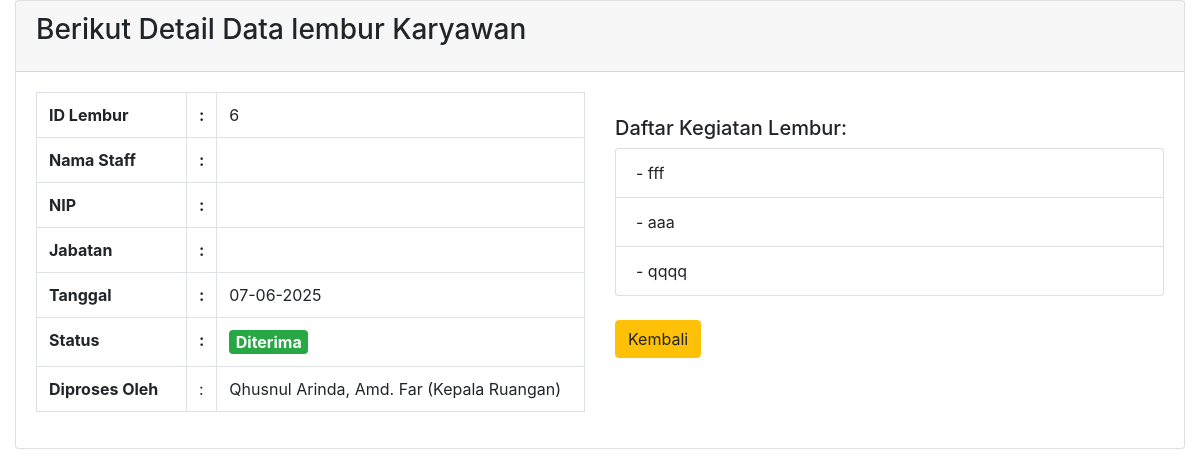
The app's page /staff/unit/lembur/detail.php?id=6, older data.
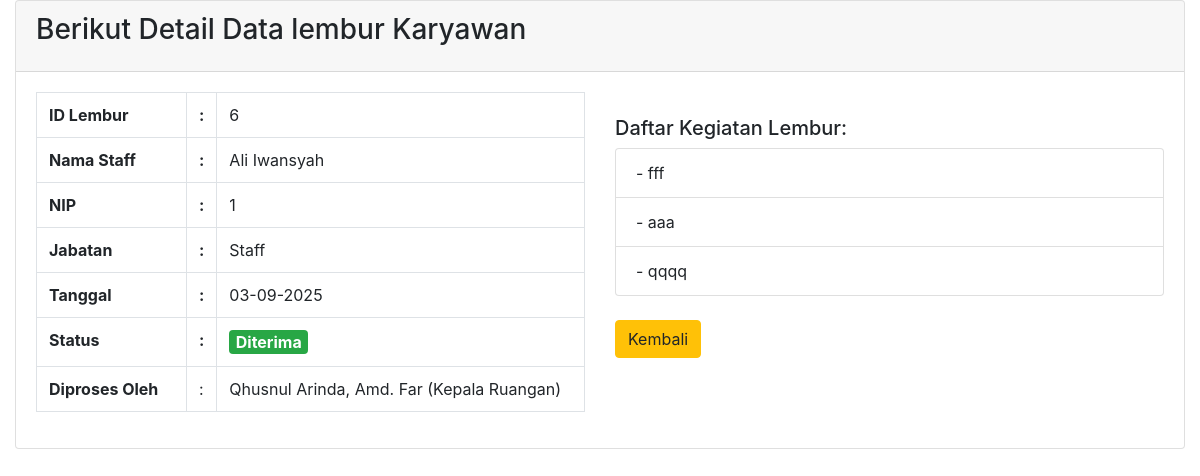
The same page, newer data.
### tables this page shows
CREATE TABLE `tb_lembur` (
  `id_lembur` int(11) NOT NULL,
  `id_staff` int(11) NOT NULL,
  `tanggal_lembur` date NOT NULL,
  `status_lembur` enum('Menunggu','Diterima','Ditolak') DEFAULT 'Menunggu',
  `id_pimpinan` int(11) DEFAULT NULL,
  `waktu_input` timestamp NOT NULL DEFAULT current_timestamp()
);

CREATE TABLE `tb_user` (
  `id_user` int(11) NOT NULL,
  `nip` varchar(30) NOT NULL,
  `username` varchar(50) NOT NULL,
  `password` varchar(255) NOT NULL,
  `nama_lengkap` varchar(100) NOT NULL,
  `email` varchar(100) DEFAULT NULL,
  `no_hp` varchar(20) DEFAULT NULL,
  `role` enum('Kepala Ruangan','Staff') NOT NULL,
  `foto` varchar(255) DEFAULT NULL,
  `status` enum('aktif','nonaktif') DEFAULT 'aktif',
  `created_at` timestamp NOT NULL DEFAULT current_timestamp(),
  `updated_at` timestamp NOT NULL DEFAULT current_timestamp() ON UPDATE current_timestamp()
);

CREATE TABLE `tb_kegiatan_lembur` (
  `id_kegiatan` int(11) NOT NULL,
  `id_lembur` int(11) NOT NULL,
  `kegiatan` text NOT NULL
);

### staff/unit/lembur/detail.php (the view, shortened to what this page needs)
<?php
	$id_lembur = $_GET['id'];
	$queryLembur = mysqli_query($config, "SELECT l.*, s.nama_lengkap, s.nip, s.role FROM tb_lembur l
		LEFT JOIN tb_user s ON l.id_staff = s.id_user
		WHERE l.id_lembur = '$id_lembur'");
	$dataLembur = mysqli_fetch_assoc($queryLembur);
	$queryKegiatan = mysqli_query($config, "SELECT * FROM tb_kegiatan_lembur WHERE id_lembur = '$id_lembur'");
	$dataPimpinan = null;
	if (!empty($dataLembur['id_pimpinan'])) {
		$queryPimpinan = mysqli_query($config, "SELECT nama_lengkap, role FROM tb_user WHERE id_user = '{$dataLembur['id_pimpinan']}'");
		$dataPimpinan = mysqli_fetch_assoc($queryPimpinan);
	}
?>
	<link rel="stylesheet" href="../assets/dist/css/bootstrap.min.css">
	<section class="content">
		<div class="container-fluid">
			<div class="card card-default">
				<div class="card-header">
					<h3 class="card-title">Berikut Detail Data lembur Karyawan</h3>
				</div>
				<div class="card-body">
					<div class="row">
						<div class="col-md-6">
							<table class="table table-bordered">
								<tr>
									<th width="150">ID Lembur</th>
									<th width="10">:</th>
									<td><?= $dataLembur['id_lembur']; ?></td>
								</tr>
								<tr>
									<th>Nama Staff</th>
									<th>:</th>
									<td><?= $dataLembur['nama_lengkap']; ?></td>
								</tr>
								<tr>
									<th>NIP</th>
									<th>:</th>
									<td><?= $dataLembur['nip']; ?></td>
								</tr>
								<tr>
									<th>Jabatan</th>
									<th>:</th>
									<td><?= $dataLembur['role']; ?></td>
								</tr>
								<tr>
									<th>Tanggal</th>
									<th>:</th>
									<td><?= date('d-m-Y', strtotime($dataLembur['tanggal_lembur'])); ?></td>
								</tr>
								<tr>
									<th>Status</th>
									<th>:</th>
									<td>
									<?php
										$status = $dataLembur['status_lembur'];
										if ($status == 'Menunggu') {
											echo '<span class="badge badge-warning" style="font-size:1em;">' . $status . '</span>';
										} elseif ($status == 'Diterima') {
											echo '<span class="badge badge-success" style="font-size:1em;">' . $status . '</span>';
										} elseif ($status == 'Ditolak') {
											echo '<span class="badge badge-danger" style="font-size:1em;">' . $status . '</span>';
										} else {
											echo '<span class="badge badge-secondary" style="font-size:1em;">' . $status . '</span>';
										}
									?>
									</td>
								</tr>
								<?php if ($dataPimpinan): ?>
								<tr>
									<th>Diproses Oleh</th><td>:</td><td><?= $dataPimpinan['nama_lengkap']; ?> (<?= $dataPimpinan['role']; ?>)</td>
								</tr>
								<?php endif; ?>
							</table>
						</div>
						<div class="col-md-6">
							<h5 class="mt-4">Daftar Kegiatan Lembur:</h5>
							<ul class="list-group">
								<?php while ($k = mysqli_fetch_assoc($queryKegiatan)) : ?>
									<li class="list-group-item">- <?= htmlspecialchars($k['kegiatan']); ?></li>
								<?php endwhile; ?>
							</ul>
							<a href="dashboard_staff.php?unit=lembur" class="btn btn-warning mt-4">Kembali</a>
						</div>
					</div>
				</div>
			</div>
		</div>
	</section>

Row changes from the older to the newer data that the page shows:
changed tb_lembur "Diterima": tb_user.nama_lengkap (not shown) → "Ali Iwansyah"; tb_user.nip (not shown) → "1"; tb_user.role (not shown) → "Staff"; tanggal_lembur "07-06-2025" → "03-09-2025"
